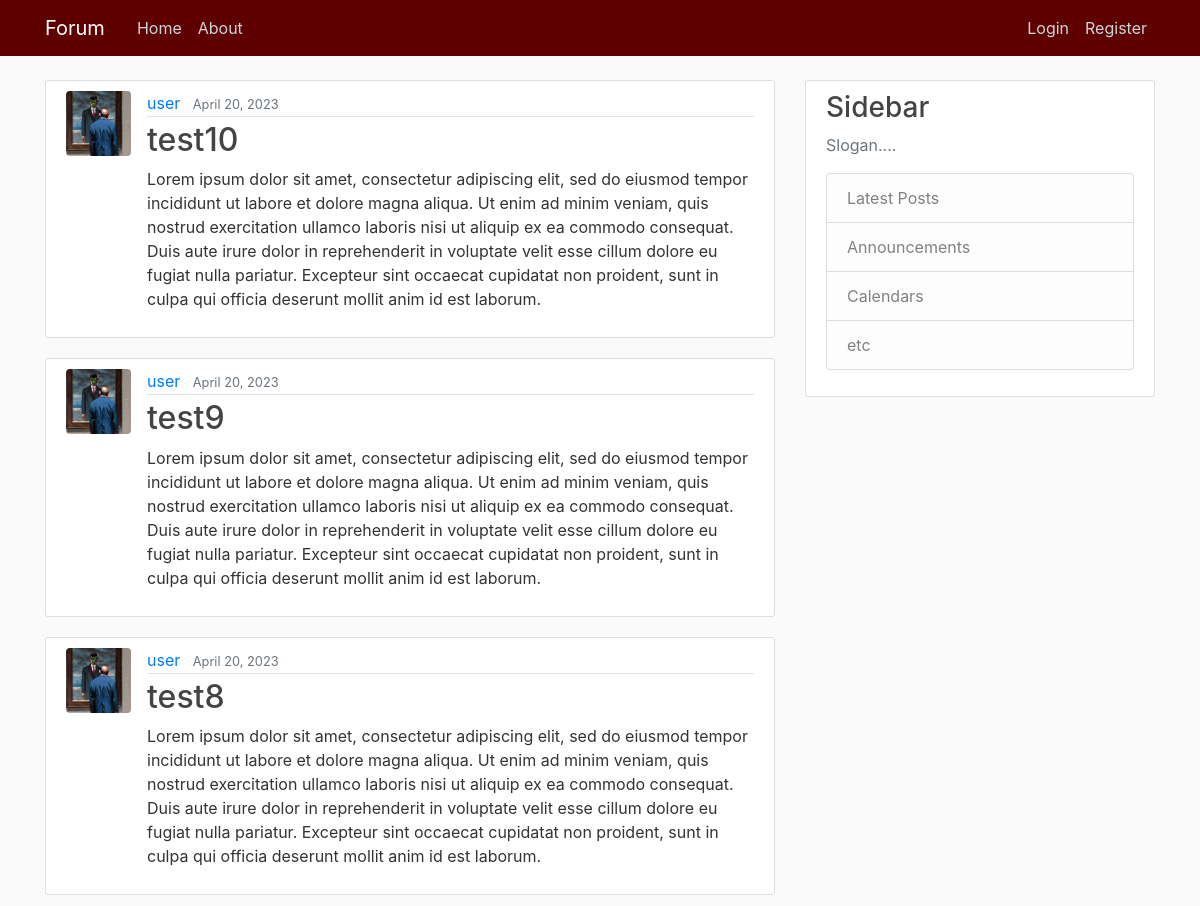
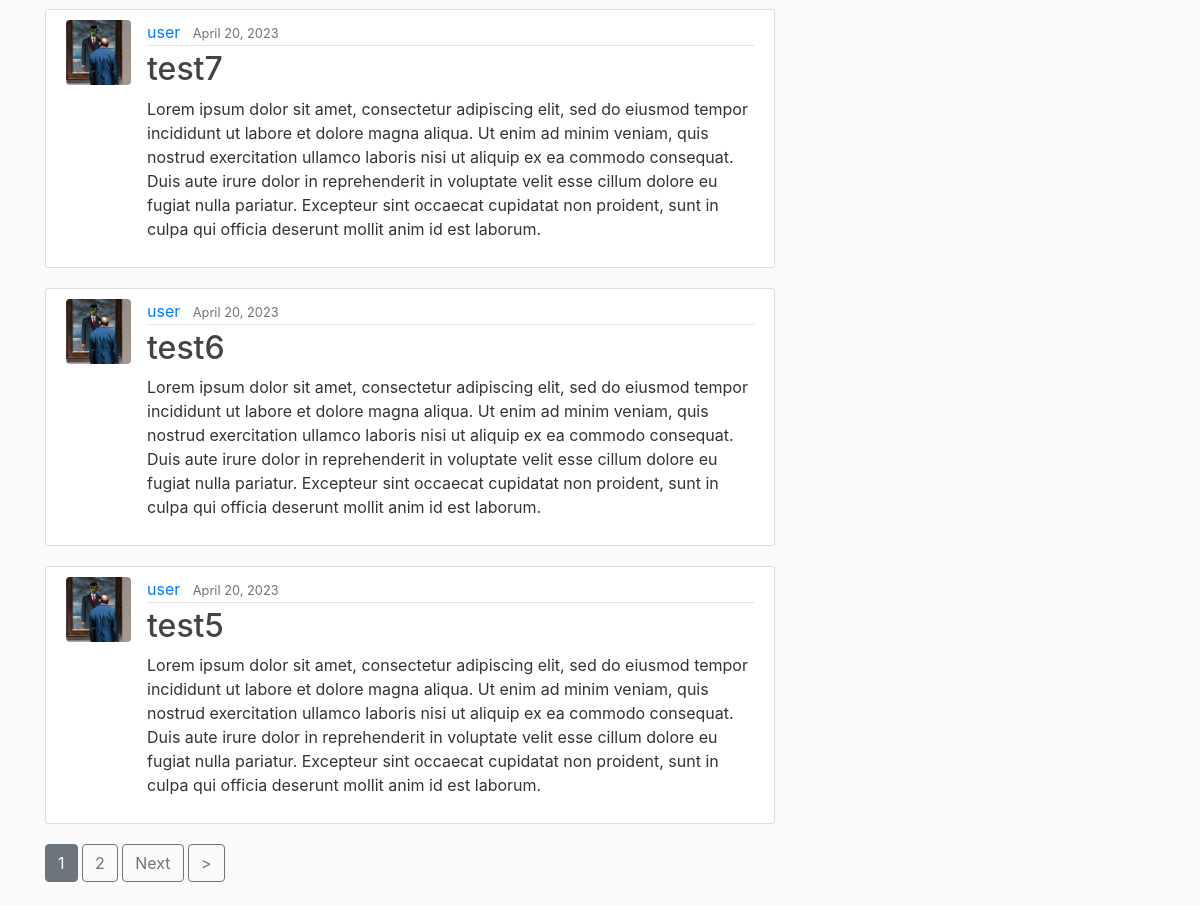
The page / on the database its author committed (2 pictures, top to bottom).
### blog/models.py (models this page shows, shortened)
class Post(models.Model):
    title = models.CharField(max_length=150)                    # Title field for 150 characters
    content = models.TextField()                                # Text field
    date_posted = models.DateTimeField(default=timezone.now)    # Time Stamp for the defaults Time Zone
    author = models.ForeignKey(User, on_delete=models.CASCADE)  # User if User gets delete, so are its Posts

### users/models.py (models this page shows, shortened)
class Profile(models.Model):
    user = models.OneToOneField(User, on_delete=models.CASCADE)
    image = models.ImageField(default='default.png' or 'default_a', upload_to='profile_img')

### blog/views.py (the view)
# urls.py: path('', PostListView.as_view(), name='blog-home'),
class PostListView(ListView):
    model = Post
    template_name = 'blog/home.html'
    context_object_name = 'posts'
    ordering = ['-date_posted']
    paginate_by = 6

### blog/templates/blog/home.html (shortened to what this page needs)
{% extends "blog/base.html" %}
{% block content %}
    {% for post in posts %}
        <article class="media content-section">
          <img class="rounded img-frame" src="{{ post.author.profile.image.url }}" alt="">
          <div class="media-body">
            <div class="article-metadata">
              <a class="mr-2" href="{% url 'post-user' post.author.username %}">{{ post.author }}</a>
              <small class="text-muted">{{ post.date_posted|date:"N d, Y" }}</small>
            </div>
            <h2><a class="article-title" href="{% url 'post-detail' post.id %}">{{ post.title }}</a></h2>
            <p class="article-content">{{ post.content }}</p>
          </div>
        </article>
    {% endfor %}
    {% if is_paginated %}
      {% for num in page_obj.paginator.page_range %}
        {% if page_obj.number == num %}
          <a class="btn btn-secondary mb-4" href="?page={{ num }}">{{ num }}</a>
        {% elif num > page_obj.number|add:'-3' and num < page_obj.number|add:'3' %}
          <a class="btn btn-outline-secondary mb-4" href="?page={{ num }}">{{ num }}</a>
        {% endif %}
      {% endfor %}
      {% if page_obj.has_next %}
        <a class="btn btn-outline-secondary mb-4" href="?page={{ page_obj.next_page_number }}">Next</a>
        <a class="btn btn-outline-secondary mb-4" href="?page={{ page_obj.paginator.num_pages }}">></a>
      {% endif %}
    {% endif %}
{% endblock %}

### blog/templates/blog/base.html (shortened to what this page needs)
{% load static %}
<!DOCTYPE html>
<html>
<head>
    <link rel="stylesheet" href="https://maxcdn.bootstrapcdn.com/bootstrap/4.0.0/css/bootstrap.min.css">
    <link rel="stylesheet" type="text/css" href="{% static '/css/style.css' %}">
</head>
<body>
    <header class="site-header">
      <nav class="navbar navbar-expand-md navbar-dark bg-steel fixed-top">
        <div class="container">
          <a class="navbar-brand mr-4" href="{% url 'blog-home' %}">Forum</a>
          <div class="collapse navbar-collapse" id="navbarToggle">
            <div class="navbar-nav mr-auto">
              <a class="nav-item nav-link" href="{% url 'blog-home' %}">Home</a>
              <a class="nav-item nav-link" href="{% url 'blog-about' %}">About</a>
            </div>
            <div class="navbar-nav">
              {% if user.is_authenticated %}
                <a class="nav-item nav-link" href="{% url 'post-create' %}">Post</a>
                <a class="nav-item nav-link" href="{% url 'profile' %}">Profile</a>
                <a class="nav-item nav-link" href="{% url 'logout' %}">Logout</a>
              {% else %}
                <a class="nav-item nav-link" href="{% url 'login' %}">Login</a>
                <a class="nav-item nav-link" href="{% url 'register' %}">Register</a>
              {% endif %}
            </div>
          </div>
        </div>
      </nav>
    </header>
    <main role="main" class="container">
      <div class="row">
        <div class="col-md-8">
          {% block content %}
          {% endblock %}
        </div>
        <div class="col-md-4">
          <div class="content-section">
            <h3>Sidebar</h3>
            <p class='text-muted'>Slogan....
              <ul class="list-group">
                <li class="list-group-item list-group-item-light">Latest Posts</li>
                <li class="list-group-item list-group-item-light">Announcements</li>
                <li class="list-group-item list-group-item-light">Calendars</li>
                <li class="list-group-item list-group-item-light">etc</li>
              </ul>
            </p>
          </div>
        </div>
      </div>
    </main>
</body>
</html>

### blog/static/css/style.css (style rules this page uses)
body { background: #fafafa; color: #333333; margin-top: 5rem; }
h1, h2, h3, h4, h5, h6 { color: #444444; }
ul { margin: 0; }
.bg-steel { background-color: #5e0000; }
.site-header .navbar-nav .nav-link { color: #cbd5db; }
.content-section { background: #ffffff; padding: 10px 20px; border: 1px solid #dddddd; border-radius: 3px; margin-bottom: 20px; }
.article-title { color: #444444; }
.article-content { white-space: pre-line; }
.img-frame { height: 65px; width: 65px; margin-right: 16px; }
.article-metadata { padding-bottom: 1px; margin-bottom: 4px; border-bottom: 1px solid #e3e3e3 }

### rows shown on the page
Post: author.profile.image (placeholder picture), author "user", date_posted "April 20, 2023", title "test10", content "Lorem ipsum dolor sit amet, consectetur adipiscing elit, sed do eiusmod tempor incididunt ut labore et dolore magna aliqua. Ut enim ad minim veniam, quis nostrud exercitation ullamco laboris nisi ut aliquip ex ea commodo consequat. Duis aute irure dolor in reprehenderit in voluptate velit esse cillum dolore eu fugiat nulla pariatur. Excepteur sint occaecat cupidatat non proident, sunt in culpa qui officia deserunt mollit anim id est laborum."
Post: author.profile.image (placeholder picture), author "user", date_posted "April 20, 2023", title "test9", content "Lorem ipsum dolor sit amet, consectetur adipiscing elit, sed do eiusmod tempor incididunt ut labore et dolore magna aliqua. Ut enim ad minim veniam, quis nostrud exercitation ullamco laboris nisi ut aliquip ex ea commodo consequat. Duis aute irure dolor in reprehenderit in voluptate velit esse cillum dolore eu fugiat nulla pariatur. Excepteur sint occaecat cupidatat non proident, sunt in culpa qui officia deserunt mollit anim id est laborum."
Post: author.profile.image (placeholder picture), author "user", date_posted "April 20, 2023", title "test8", content "Lorem ipsum dolor sit amet, consectetur adipiscing elit, sed do eiusmod tempor incididunt ut labore et dolore magna aliqua. Ut enim ad minim veniam, quis nostrud exercitation ullamco laboris nisi ut aliquip ex ea commodo consequat. Duis aute irure dolor in reprehenderit in voluptate velit esse cillum dolore eu fugiat nulla pariatur. Excepteur sint occaecat cupidatat non proident, sunt in culpa qui officia deserunt mollit anim id est laborum."
Post: author.profile.image (placeholder picture), author "user", date_posted "April 20, 2023", title "test7", content "Lorem ipsum dolor sit amet, consectetur adipiscing elit, sed do eiusmod tempor incididunt ut labore et dolore magna aliqua. Ut enim ad minim veniam, quis nostrud exercitation ullamco laboris nisi ut aliquip ex ea commodo consequat. Duis aute irure dolor in reprehenderit in voluptate velit esse cillum dolore eu fugiat nulla pariatur. Excepteur sint occaecat cupidatat non proident, sunt in culpa qui officia deserunt mollit anim id est laborum."
Post: author.profile.image (placeholder picture), author "user", date_posted "April 20, 2023", title "test6", content "Lorem ipsum dolor sit amet, consectetur adipiscing elit, sed do eiusmod tempor incididunt ut labore et dolore magna aliqua. Ut enim ad minim veniam, quis nostrud exercitation ullamco laboris nisi ut aliquip ex ea commodo consequat. Duis aute irure dolor in reprehenderit in voluptate velit esse cillum dolore eu fugiat nulla pariatur. Excepteur sint occaecat cupidatat non proident, sunt in culpa qui officia deserunt mollit anim id est laborum."
Post: author.profile.image (placeholder picture), author "user", date_posted "April 20, 2023", title "test5", content "Lorem ipsum dolor sit amet, consectetur adipiscing elit, sed do eiusmod tempor incididunt ut labore et dolore magna aliqua. Ut enim ad minim veniam, quis nostrud exercitation ullamco laboris nisi ut aliquip ex ea commodo consequat. Duis aute irure dolor in reprehenderit in voluptate velit esse cillum dolore eu fugiat nulla pariatur. Excepteur sint occaecat cupidatat non proident, sunt in culpa qui officia deserunt mollit anim id est laborum."

### other values the page prints
{{ num }} "1"
{{ num }} "2"
